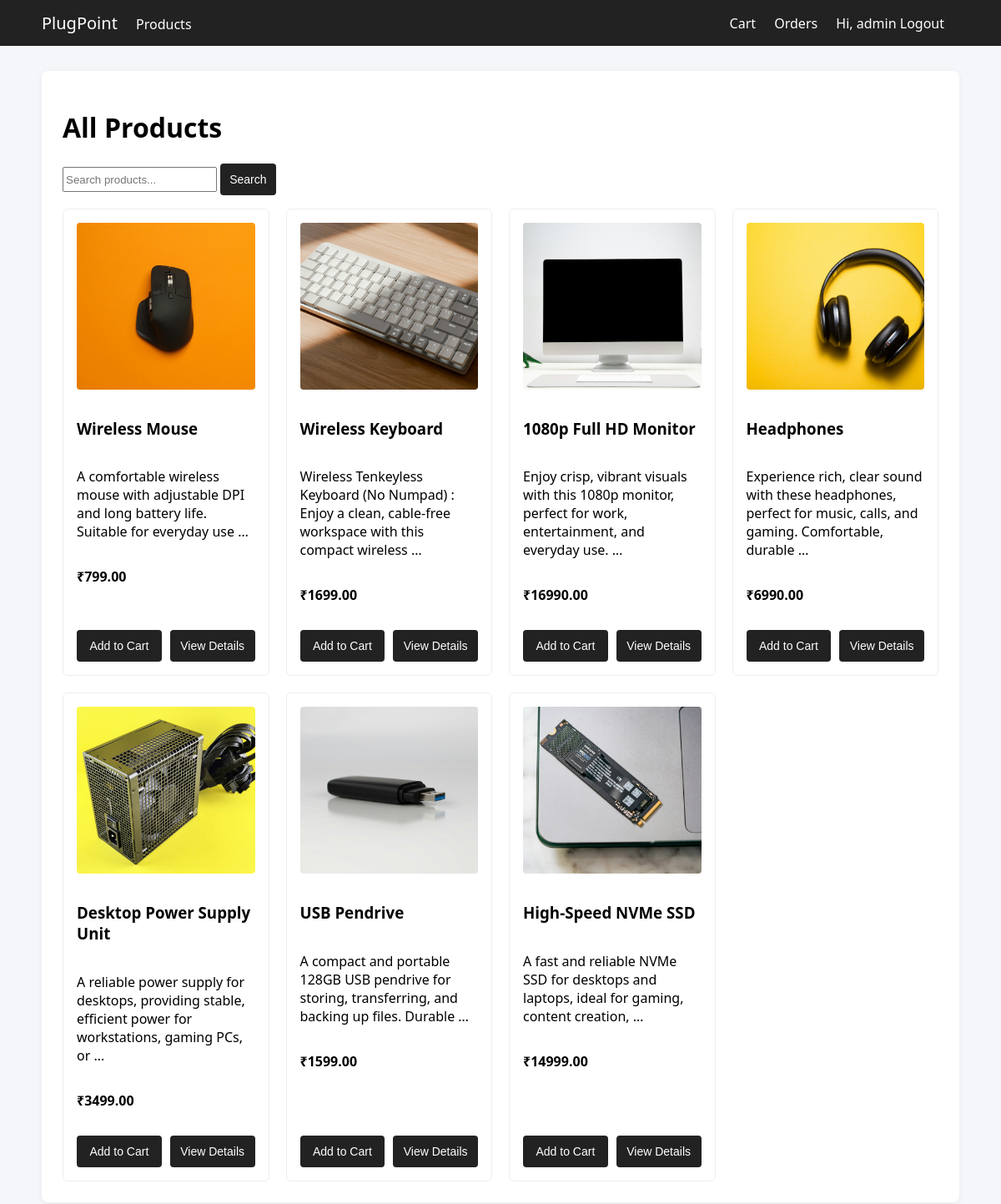
Screenshot of /products/ (signed in) with the database file from the repository.
### shop/models.py (models this page shows, shortened)
class Product(models.Model):
    name = models.CharField(max_length=200)
    description = models.TextField()
    price = models.DecimalField(max_digits=10, decimal_places=2)
    image = models.ImageField(upload_to='products/', blank=True, null=True)
    stock = models.IntegerField(default=0)
    created_at = models.DateTimeField(auto_now_add=True)
    def in_stock(self):
        return self.stock > 0

### shop/views.py (the view)
# urls.py: path('products/', views.product_list, name='product_list'),
def product_list(request):
    products = Product.objects.all()
    search_query = request.GET.get('search', '')
    if search_query:
        products = products.filter(name__icontains=search_query)
    context = {
        'products': products,
        'search_query': search_query,
    }
    return render(request, 'shop/product_list.html', context)

### templates/shop/product_list.html (shortened to what this page needs)
{% extends 'shop/base.html' %}
{% block content %}
<h1>All Products</h1>
<form method="get" style="margin-bottom: 1rem;">
    <input style="height: 30px;" type="text" name="search" placeholder="Search products..." value="{{ search_query }}">
    <button type="submit">Search</button>
</form>
<div class="product-grid">
    {% for product in products %}
    <div class="product-card">
        {% if product.image %}
        <img src="{{ product.image.url }}" alt="{{ product.name }}"
            style="width: 100%; height: 200px; object-fit: cover; border-radius: 4px; margin-bottom: 15px;">
        {% else %}
        <div
            style="width: 100%; height: 200px; background-color: #f0f0f0; border-radius: 4px; margin-bottom: 15px; display: flex; align-items: center; justify-content: center; color: #888;">
            No Image
        </div>
        {% endif %}
        <h3>{{ product.name }}</h3>
        <p>{{ product.description|truncatewords:15 }}</p>
        <p><strong>₹{{ product.price }}</strong></p>
        <div style="display: flex; gap: 10px; margin-top: auto; padding-top: 15px;">
            {% if user.is_authenticated and product.in_stock %}
            <form action="{% url 'add_to_cart' product.id %}" method="post" style="margin: 0; flex: 1;">
                <button type="submit" class="btn" style="width: 100%;">Add to Cart</button>
            </form>
            {% elif not product.in_stock %}
            <button disabled class="btn" style="flex: 1; background-color: #6c757d; cursor: not-allowed;">Out of
                Stock</button>
            {% else %}
            <form action="{% url 'login' %}" method="get" style="margin: 0; flex: 1;">
                <button type="submit" class="btn" style="width: 100%;">Login</button>
            </form>
            {% endif %}
            <form action="{% url 'product_detail' product.id %}" method="get" style="margin: 0; flex: 1;">
                <button type="submit" class="btn" style="width: 100%;">View Details</button>
            </form>
        </div>
    </div>
    {% empty %}
    <p>No products found.</p>
    {% endfor %}
</div>
{% endblock %}

### templates/shop/base.html (shortened to what this page needs)
<!DOCTYPE html>
<html lang="en">
<head>
</head>
<body>
    <nav class="navbar">
        <div class="nav-container">
            <div class="nav-left">
                <a class="brand" href="{% url 'home' %}">PlugPoint</a>
                <a href="{% url 'product_list' %}">Products</a>
            </div>
            <div class="nav-right">
                {% if user.is_authenticated %}
                <a href="{% url 'cart' %}">Cart</a>
                <a href="{% url 'order_list' %}">Orders</a>
                <span style="color:white;">Hi, {{ user.username }}</span>
                <a href="{% url 'logout' %}">Logout</a>
                {% else %}
                <a href="{% url 'login' %}">Login</a>
                <a href="{% url 'register' %}">Register</a>
                {% endif %}
            </div>
        </div>
    </nav>
    <div class="container">
        {% block content %}
        {% endblock %}
    </div>
</body>
</html>

### templates/shop/base.html (style rules this page uses)
* { box-sizing: border-box; }
body { margin: 0; font-family: system-ui, -apple-system, sans-serif; background-color: #f5f6fa; }
.navbar { background-color: #222; padding: 14px 0; }
.nav-container { max-width: 1100px; margin: auto; display: flex; justify-content: space-between; align-items: center; }
.nav-left a, .nav-right a { color: white; text-decoration: none; margin-right: 18px; font-weight: 500; }
.brand { font-size: 20px; font-weight: bold; }
.container { max-width: 1100px; margin: 30px auto; background: white; padding: 25px; border-radius: 8px; box-shadow: 0 2px 8px rgba(0, 0, 0, 0.05); }
.product-grid { display: grid; grid-template-columns: repeat(auto-fill, minmax(240px, 1fr)); gap: 20px; }
.product-card { border: 1px solid #eee; padding: 16px; border-radius: 6px; transition: 0.2s; background: #fff; display: flex; flex-direction: column; height: 100%; }
button, .btn { display: inline-block; background: #222; color: white; border: 1px solid transparent; padding: 10px 10px; border-radius: 4px; cursor: pointer; text-decoration: none; font-size: 14px; transition: 0.2s; white-space: nowrap; text-align: center; }

### rows the page displays
Product: image (picture), name "Wireless Mouse", description "A comfortable wireless mouse with adjustable DPI and long battery life. Suitable for everyday use …", price "799.00", stock "Add to Cart"
Product: image (picture), name "Wireless Keyboard", description "Wireless Tenkeyless Keyboard (No Numpad) : Enjoy a clean, cable-free workspace with this compact wireless …", price "1699.00", stock "Add to Cart"
Product: image (picture), name "1080p Full HD Monitor", description "Enjoy crisp, vibrant visuals with this 1080p monitor, perfect for work, entertainment, and everyday use. …", price "16990.00", stock "Add to Cart"
Product: image (picture), name "Headphones", description "Experience rich, clear sound with these headphones, perfect for music, calls, and gaming. Comfortable, durable …", price "6990.00", stock "Add to Cart"
Product: image (picture), name "Desktop Power Supply Unit", description "A reliable power supply for desktops, providing stable, efficient power for workstations, gaming PCs, or …", price "3499.00", stock "Add to Cart"
Product: image (picture), name "USB Pendrive", description "A compact and portable 128GB USB pendrive for storing, transferring, and backing up files. Durable …", price "1599.00", stock "Add to Cart"
Product: image (picture), name "High-Speed NVMe SSD", description "A fast and reliable NVMe SSD for desktops and laptops, ideal for gaming, content creation, …", price "14999.00", stock "Add to Cart"

### other values shown
{{ user.username }} "admin"
